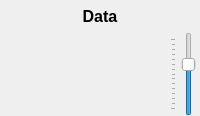
     <widget class="QFrame" name="frame_Data">
      <property name="sizePolicy">
       <sizepolicy hsizetype="Preferred" vsizetype="Preferred">
        <horstretch>0</horstretch>
        <verstretch>1</verstretch>
       </sizepolicy>
      </property>
      <property name="frameShape">
       <enum>QFrame::NoFrame</enum>
      </property>
      <property name="frameShadow">
       <enum>QFrame::Raised</enum>
      </property>
      <layout class="QVBoxLayout" name="verticalLayout_6">
       <property name="spacing">
        <number>0</number>
       </property>
       <property name="leftMargin">
        <number>0</number>
       </property>
       <property name="topMargin">
        <number>0</number>
       </property>
       <property name="rightMargin">
        <number>0</number>
       </property>
       <property name="bottomMargin">
        <number>0</number>
       </property>
       <item>
        <widget class="QLabel" name="label_13">
         <property name="minimumSize">
          <size>
           <width>0</width>
           <height>32</height>
          </size>
         </property>
         <property name="maximumSize">
          <size>
           <width>16777215</width>
           <height>32</height>
          </size>
         </property>
         <property name="font">
          <font>
           <pointsize>12</pointsize>
           <weight>75</weight>
           <bold>true</bold>
          </font>
         </property>
         <property name="text">
          <string>Data</string>
         </property>
         <property name="alignment">
          <set>Qt::AlignCenter</set>
         </property>
        </widget>
       </item>
       <item>
        <layout class="QHBoxLayout" name="horizontalLayout_3">
         <property name="spacing">
          <number>0</number>
         </property>
         <item>
          <widget class="QCustomPlot" name="plot_Data" native="true"/>
         </item>
         <item>
          <widget class="QSlider" name="verticalSlider_Scale">
           <property name="minimumSize">
            <size>
             <width>30</width>
             <height>0</height>
            </size>
           </property>
           <property name="maximumSize">
            <size>
             <width>30</width>
             <height>16777215</height>
            </size>
           </property>
           <property name="minimum">
            <number>1</number>
           </property>
           <property name="maximum">
            <number>15</number>
           </property>
           <property name="pageStep">
            <number>1</number>
           </property>
           <property name="value">
            <number>10</number>
           </property>
           <property name="orientation">
            <enum>Qt::Vertical</enum>
           </property>
           <property name="tickPosition">
            <enum>QSlider::TicksAbove</enum>
           </property>
          </widget>
         </item>
        </layout>
       </item>
      </layout>
     </widget>
